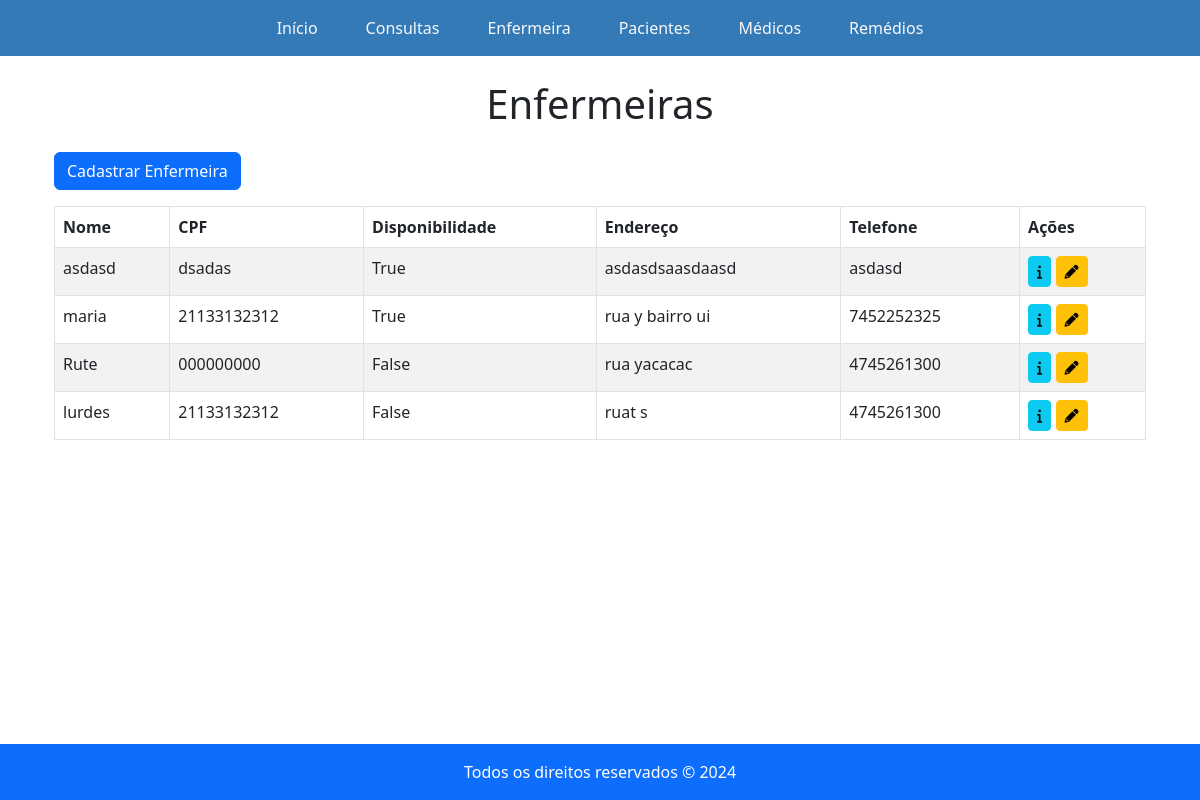
Page /enfermeiras on the committed database.
### app1/models.py (models this page shows, shortened)
class Enfermeira(models.Model):
    nome = models.CharField(max_length=100, blank=False)
    cpf = models.CharField(max_length=11, blank=False)
    disponibilidade = models.BooleanField()
    endereco = models.CharField(max_length=250, blank=False)
    telefone = models.CharField(max_length=10, blank = False)

### app1/views.py (the view)
# urls.py: path('enfermeiras', enfermeiras, name='enfermeiras'),
def enfermeiras(request):
    return render(request,'enfermeiras.html',{'enfermeira':Enfermeira.objects.all()})

### app1/templates/Enfermeiras.html (shortened to what this page needs)
{% extends 'base.html' %}
{% block content %}
<div class="container">
  <h1 class="text-center mb-4">Enfermeiras</h1>
  <a href="" class="btn btn-primary mb-3">Cadastrar Enfermeira</a>
  <table class="table table-bordered table-striped">
    <thead class="bg-primary text-white">
      <tr>
        <th>Nome</th>
        <th>CPF</th>
        <th>Disponibilidade</th>
        <th>Endereço</th>
        <th>Telefone</th>
        <th>Ações</th>
      </tr>
    </thead>
    <tbody class="bg-white">
      {% for valor in enfermeira %}
        <tr>
          <td>{{ valor.nome }}</td>
          <td>{{ valor.cpf }}</td>
          <td>{{ valor.disponibilidade }}</td>
          <td>{{ valor.endereco }}</td>
          <td>{{ valor.telefone }}</td>
          <td>
            <a href="{% url 'detalharPaciente' valor.id %}" class="btn btn-info btn-sm">
              <i class="fa fa-info" aria-hidden="true"></i>
            </a>
            <a href="{% url 'detalharPaciente' valor.id %}" class="btn btn-warning btn-sm">
              <i class="fa fa-pencil" aria-hidden="true"></i>
            </a>
          </td>
        </tr>
      {% empty %}
        <tr>
          <td colspan="6" class="text-center">Nenhuma enfermeira encontrada.</td>
        </tr>
      {% endfor %}
    </tbody>
  </table>
</div>
{% endblock %}

### rows in the picture
Enfermeira: nome "asdasd", cpf "dsadas", disponibilidade "True", endereco "asdasdsaasdaasd", telefone "asdasd"
Enfermeira: nome "maria", cpf "21133132312", disponibilidade "True", endereco "rua y bairro ui", telefone "7452252325"
Enfermeira: nome "Rute", cpf "000000000", disponibilidade "False", endereco "rua yacacac", telefone "4745261300"
Enfermeira: nome "lurdes", cpf "21133132312", disponibilidade "False", endereco "ruat s", telefone "4745261300"
